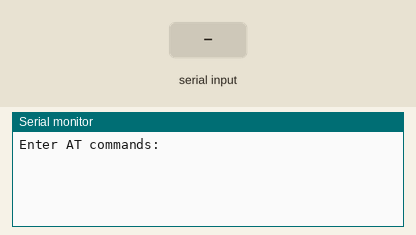
This sketch was run on a simulated Arduino Mega 2560, built with avr-gcc and run on an emulated ATmega2560. On the bench: the last lines printed to the serial monitor. The inputs (shaded band) are chosen by the test bench.

Above: at 1.2 s.
1.3 s: "1\n" received over Serial
At 2.5 s:
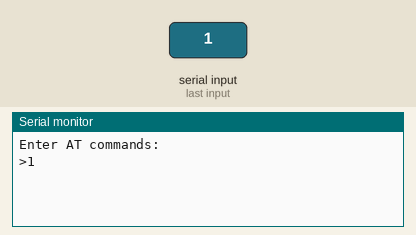
2.8 s: "1\n" received over the second serial link
At 3.6 s:
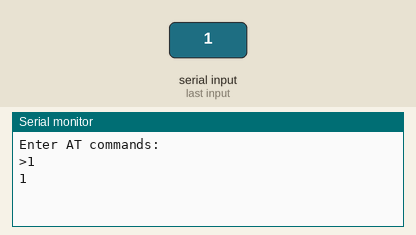
4.3 s: byte 10 (10) received over Serial
At 4.8 s:
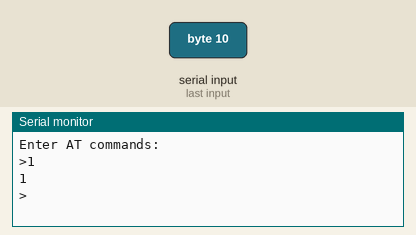
5.8 s: "0\n" received over Serial
At 7.0 s:
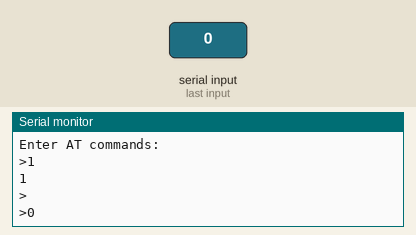
7.3 s: "0\n" received over the second serial link
At 8.2 s:
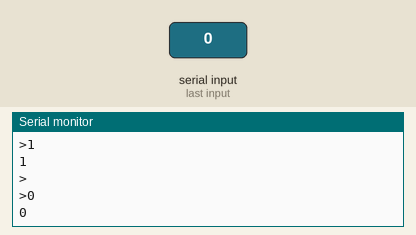

Measured:
- after the input at 1.3 s, the serial monitor: prints a new line at once (image 1)
- after the input at 2.8 s, the serial monitor: prints a new line at once (image 2)
- after the input at 4.3 s, the serial monitor: prints a new line at once (image 3)
- after the input at 5.8 s, the serial monitor: prints a new line at once (image 4)
- after the input at 7.3 s, the serial monitor: prints a new line at once (image 5)

The sketch:

BluetoothSetup.ino
```cpp
//HM-10 Bluettooth Setup
// Serial communication with Bluetooth HM-10
// Uses serial monitor for communication with Bluetooth HM-10
//  Use Arduino Mega 2560
//  Arduino to HM-10 connections
//  Arduino pin 18 (TX1) to HM-10 RX
//  Arduino pin 19 (RX1) to HM-10 TX
//  Connect GND from the Arduiono to GND on the HM-10
//
// When a command is entered in to the serial monitor on the computer
// the Arduino will relay the command to the HM-10
// ProStrain Technologies
// By Zharif Zubaidi
// Please contact us at info@prostrain.com.my if you have any inquiries.


// Library to make a Software UART
#include <SoftwareSerial.h>

#define RX 3
#define TX 2

#define BAUDRATE 9600

char c = ' ';
boolean new_line = true;

// Instantiation of a Software UART
SoftwareSerial BTSerial(RX, TX); // (RX, TX)

void setup() {

  // Start Serial Monitor for feedback
  Serial.begin(BAUDRATE);

  // HM-10 default speed in AT command mode
  BTSerial.begin(BAUDRATE);

  Serial.println("Enter AT commands:");
}

void loop() {

  // Keep reading from HM-10 and send to Arduino Serial Monitor
  if (BTSerial.available())
    Serial.write(BTSerial.read());

  // Keep reading from Arduino Serial Monitor and send to HM-10
  if (Serial.available()) {

    // Read from the Serial buffer (from the user input)
    c = Serial.read();

    // Do not send newline ('\n') nor carriage return ('\r') characters
    if(c != 10 && c != 13)
      BTSerial.write(c);

    // If a newline ('\n') is true; print newline + prompt symbol; toggle
    if (new_line) {
      Serial.print("\r\n>");
      new_line = false;
    }

    // Write to the Serial Monitor the bluetooth's response
    Serial.write(c);

    // If a newline ('\n') is read, toggle
    if (c == 10)
      new_line = true;
  }
}
```
